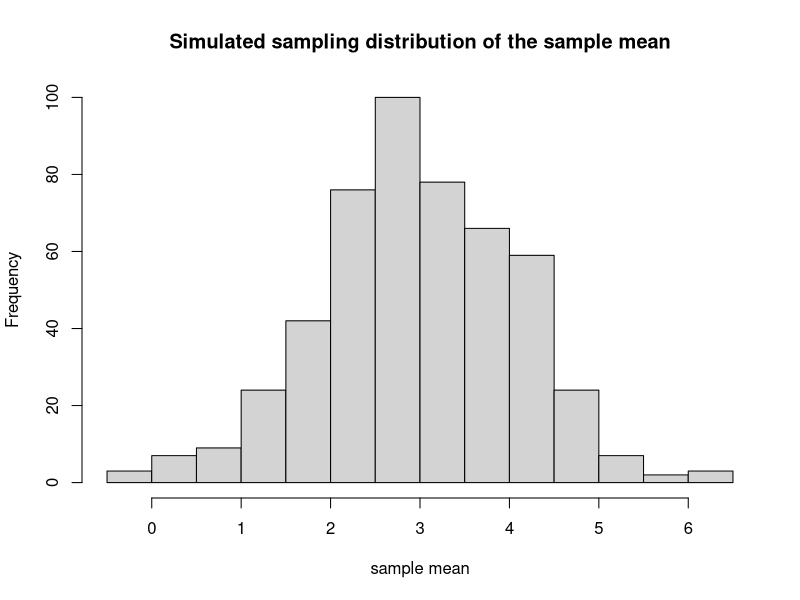
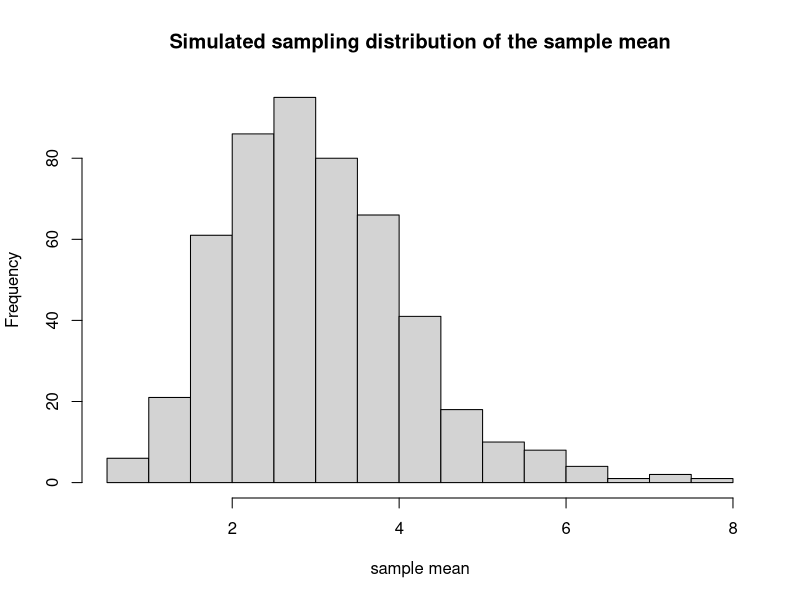
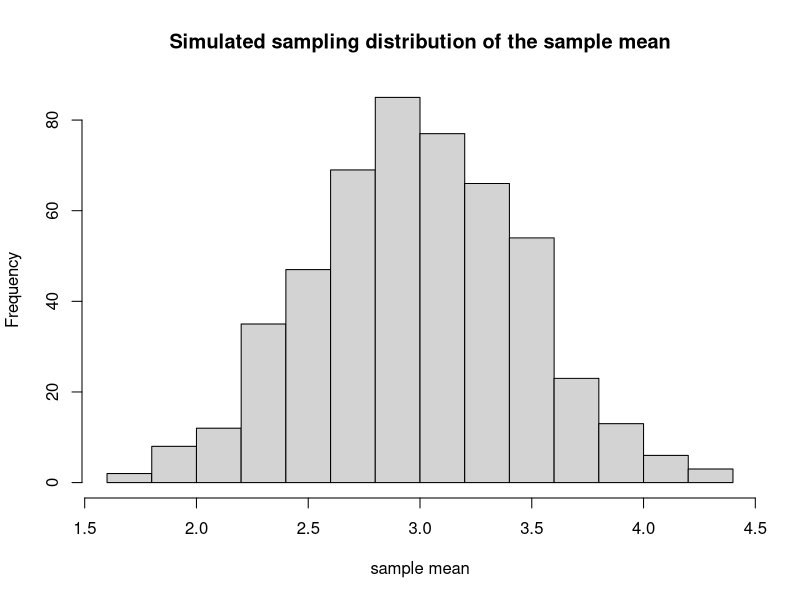
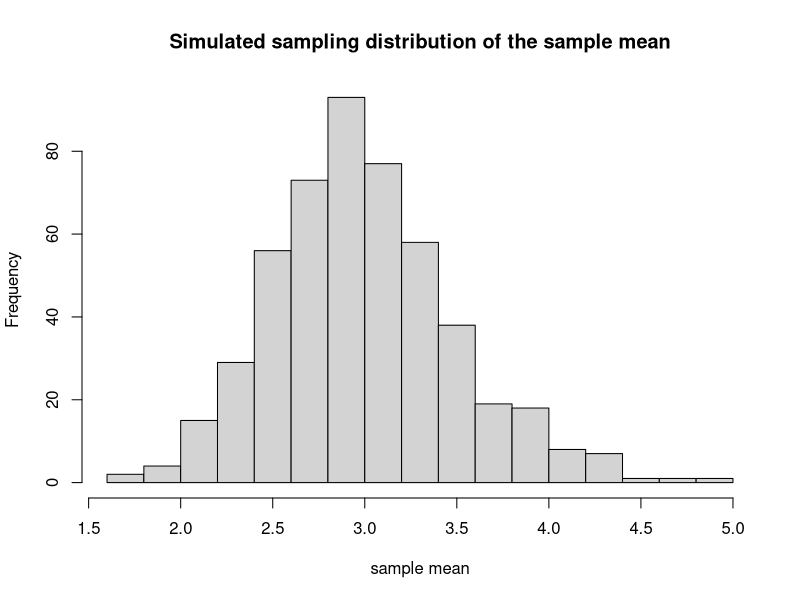

Recreate these plots in R, in order.
#========================================================#
# STAT 6021: Linear Models for Data Science              |
# R tutorial for learning unit 1                         |
#========================================================#
#                                                        |
# In previous classes you learned about the central      |
# limit theorem, which establishes that the sample mean  |
# of a large sample follows a normal distribution. This  |
# demonstration will use simulation to explore the       |
# central limit theorem.                                 |
#                                                        |
# The following are two population distributions with    |
# the same mean and variance but very different shapes   |
#                                                        |
# -- A N(mu=3, sig2=6) distribution has mean mu=3 three  |
#    and variance sig2=6. It is symmetric and            |
#    bell-shaped.
#                                                        |
# -- A chi-square distribution with df=3 degrees of      |
#    freedom has mean mu=3 three and variance sig2=6. It |
#    is right-skewed                                     |
#                                                        | 
# By repeatedly simulating samples drawn from these      |
# populations, we realize a process of *hypthetical      |
# repeated sampling*, which allows us to understand the  |
# central limit theorem and make sense of the            |
# theoretical properties of statistical procedures       |
# derived from it.                                       |
#                                                        |
# The following code simulates a sample of size n=10,    |
# drawn from a N(mu=3, sig2=6) distribution              |

n <- 10
x <- rnorm(n, mean=3, sd=sqrt(6))

# The following code simulates a sample of size n=10,    |
# drawn from a chi-square distribution with df=3 degrees |
# of freedom                                             |

n <- 10
x <- rchisq(n, df=3)

# In what follows, these samples are simulated 500       |
# times. Each time, statistical summarization and other  |
# procedures are applied to the sample. After the        |
# simulation is complete, the results of the procedures  |
# are analyzed to understand their properties.           |
#                                                        |
# Here we explore the following properties of            |
# statistical procedures:                                |
#                                                        |
# -- The mean, variance, and shape of the sampling       |
#    distribution of the sample mean                     |
# -- The coverage probability of a t confidence interval |
#                                                        |
# We explore the following configurations of the         |
# sampling context:                                      |
#                                                        |
# -- Bell-shaped vs skewed distributions                 |
# -- Small sample size (n=5) vs large sample size (n=25) |
#                                                        |
# The following variables are referenced in all          |
# configurations:                                        |

mu <- 3           # population mean                      |
sig2 <- 6         # population variance                  |
n.rep <- 500      # stores the number of repetitions of  |
                  # the simulation.                      |
alpha <- 0.05     # defines the stated confidence level  |
                  # of the confidence interval           |

# -------------------------------------------------------+
# Configuration 1: Bell-shaped distribution, small       |
# sample size                                            |
# -------------------------------------------------------+

n <- 5
t.crit <- qt(alpha/2, df=n-1, lower.tail=FALSE)
x.bar.sample <- numeric(length=n.rep)
ci.sample <- logical(length=n.rep)
for (rep in 1:n.rep) {
	x <- rnorm(n, mean=3, sd=sqrt(6))
	x.bar <- mean(x)
	m.err <- t.crit*sd(x)/sqrt(n)
	x.bar.sample[rep] <- mean(x)
	ci.sample[rep] <- (abs(x.bar - mu) <= m.err)
}

# Q1: Are the mean and variance of the sampling          |
#     distribution of the sample mean consistent with    |
#     the theoretical formulas of the central limit      |
#     theorem?                                           |
#                                                        |
# Theoretical and simulated mean of the sampling         |
# distribution                                           |

mean.x.bar.theory <- mu
mean.x.bar.theory

mean.x.bar.sim <- mean(x.bar.sample)
mean.x.bar.sim

# Theoretical and simulated variance of the sampling     |
# distribution                                           |

var.x.bar.theory <- sig2/n
var.x.bar.theory

var.x.bar.sim <- var(x.bar.sample)
var.x.bar.sim

# Q2: Does the sampling distribtion of the sample mean   |
#     have an approximate bell shape?                    |

hist(x.bar.sample, breaks=15, xlab="sample mean", main="Simulated sampling distribution of the sample mean")

# Q3: Does the t confidence interval cover the true mean |
#     at the stated confidence level?                    |

table(ci.sample) / n.rep

# -------------------------------------------------------+
# Configuration 2: Skewed distribution, small sample     |
# size                                                   |
# -------------------------------------------------------+

n <- 5
t.crit <- qt(alpha/2, df=n-1, lower.tail=FALSE)
x.bar.sample <- numeric(length=n.rep)
ci.sample <- logical(length=n.rep)

for (rep in 1:n.rep) {
	x <- rchisq(n, df=3)
	x.bar <- mean(x)
	m.err <- t.crit*sd(x)/sqrt(n)
	x.bar.sample[rep] <- mean(x)
	ci.sample[rep] <- (abs(x.bar - mu) <= m.err)
}

# Q1: Are the mean and variance of the sampling          |
#     distribution of the sample mean consistent with    |
#     the theoretical formulas of the central limit      |
#     theorem?                                           |
#                                                        |
# Theoretical and simulated mean of the sampling         |
# distribution                                           |

mean.x.bar.theory <- mu
mean.x.bar.theory

mean.x.bar.sim <- mean(x.bar.sample)
mean.x.bar.sim

# Theoretical and simulated variance of the sampling     |
# distribution                                           |

var.x.bar.theory <- sig2/n
var.x.bar.theory

var.x.bar.sim <- var(x.bar.sample)
var.x.bar.sim

# Q2: Does the sampling distribtion of the sample mean   |
#     have an approximate bell shape?                    |

hist(x.bar.sample, breaks=15, xlab="sample mean", main="Simulated sampling distribution of the sample mean")

# Q3: Does the t confidence interval cover the true mean |
#     at the stated confidence level?                    |

table(ci.sample) / n.rep

# -------------------------------------------------------+
# Configuration 3: Bell-shaped distribution, large       |
# sample size                                            |
# -------------------------------------------------------+

n <- 25
t.crit <- qt(alpha/2, df=n-1, lower.tail=FALSE)
x.bar.sample <- numeric(length=n.rep)
ci.sample <- logical(length=n.rep)
for (rep in 1:n.rep) {
	x <- rnorm(n, mean=3, sd=sqrt(6))
	x.bar <- mean(x)
	m.err <- t.crit*sd(x)/sqrt(n)
	x.bar.sample[rep] <- mean(x)
	ci.sample[rep] <- (abs(x.bar - mu) <= m.err)
}

# Q1: Are the mean and variance of the sampling          |
#     distribution of the sample mean consistent with    |
#     the theoretical formulas of the central limit      |
#     theorem?                                           |
#                                                        |
# Theoretical and simulated mean of the sampling         |
# distribution                                           |

mean.x.bar.theory <- mu
mean.x.bar.theory

mean.x.bar.sim <- mean(x.bar.sample)
mean.x.bar.sim

# Theoretical and simulated variance of the sampling     |
# distribution                                           |

var.x.bar.theory <- sig2/n
var.x.bar.theory

var.x.bar.sim <- var(x.bar.sample)
var.x.bar.sim

# Q2: Does the sampling distribtion of the sample mean   |
#     have an approximate bell shape?                    |

hist(x.bar.sample, breaks=15, xlab="sample mean", main="Simulated sampling distribution of the sample mean")

# Q3: Does the t confidence interval cover the true mean |
#     at the stated confidence level?                    |

table(ci.sample) / n.rep

# -------------------------------------------------------+
# Configuration 4: Skewed distribution, large sample     |
# size                                                   |
# -------------------------------------------------------+

n <- 25
t.crit <- qt(alpha/2, df=n-1, lower.tail=FALSE)
x.bar.sample <- numeric(length=n.rep)
ci.sample <- logical(length=n.rep)
for (rep in 1:n.rep) {
	x <- rchisq(n, df=3)
	x.bar <- mean(x)
	m.err <- t.crit*sd(x)/sqrt(n)
	x.bar.sample[rep] <- mean(x)
	ci.sample[rep] <- (abs(x.bar - mu) <= m.err)
}

# Q1: Are the mean and variance of the sampling          |
#     distribution of the sample mean consistent with    |
#     the theoretical formulas of the central limit      |
#     theorem?                                           |
#                                                        |
# Theoretical and simulated mean of the sampling         |
# distribution                                           |

mean.x.bar.theory <- mu
mean.x.bar.theory

mean.x.bar.sim <- mean(x.bar.sample)
mean.x.bar.sim

# Theoretical and simulated variance of the sampling     |
# distribution                                           |

var.x.bar.theory <- sig2/n
var.x.bar.theory

var.x.bar.sim <- var(x.bar.sample)
var.x.bar.sim

# Q2: Does the sampling distribtion of the sample mean   |
#     have an approximate bell shape?                    |

hist(x.bar.sample, breaks=15, xlab="sample mean", main="Simulated sampling distribution of the sample mean")

# Q3: Does the t confidence interval cover the true mean |
#     at the stated confidence level?                    |

table(ci.sample) / n.rep


